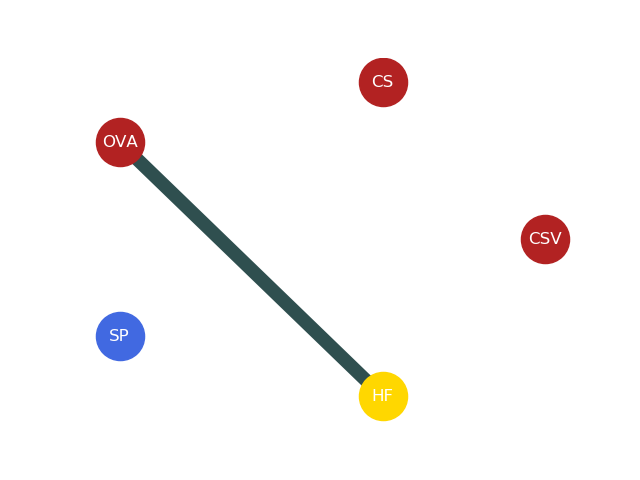

This figure's Python source:
import networkx as nx
import matplotlib.pyplot as plt

G = nx.Graph()
a = 'CSV'
b = 'CS'
c = 'OVA'
d = 'SP'
e = 'HF'
nodes_size = 1200
edges_multiple = 50
data_edges_list = [[(a, b)],[(a, c)],[(a, d)],[(a ,e)],
                   [(b, c)],[(b, d)],[(b, e)],
                   [(c, d)],[(c ,e)],
                   [(d, e)]]
#负相关为'gray'，正相关为'darkslategrey'
data_edges_color = ['darkslategrey','darkslategrey','darkslategrey','darkslategrey',
                    'darkslategrey','darkslategrey','darkslategrey',
                    'darkslategrey','darkslategrey',
                    'darkslategrey']
data_edges_width = [0, 0, 0, 0,
                    0, 0, 0,
                    0, 0.195,
                    0]
for index in range(len(data_edges_width)):
   data_edges_width[index] = data_edges_width[index]*edges_multiple

print(data_edges_width)

#设置点的名称
G.add_nodes_from([a, b, c, d, e])

#设置连线
G.add_edges_from([(a, b),(a, c),(a, d),(a ,e),
                  (b, c),(b, d),(b, e),
                  (c, d),(c ,e),
                  (d, e)])

#设置点的颜色
red = [a, b, c]
blue = [d]
yello = [e]


#设置原点的编排方式
pos = nx.circular_layout(G)
#设置点的参数
nx.draw_networkx_nodes(G, pos,nodelist =red, node_color = 'firebrick', node_size = nodes_size)
nx.draw_networkx_nodes(G, pos,nodelist =blue, node_color = 'royalblue', node_size = nodes_size)
nx.draw_networkx_nodes(G, pos,nodelist =yello, node_color = 'gold', node_size = nodes_size)

#显示点的名称
nx.draw_networkx_labels(G, pos,font_color ='white')

#设置连线的方式
for index in range(len(data_edges_color)):
   nx.draw_networkx_edges(G, pos, edgelist=data_edges_list[index],
                          edge_color=data_edges_color[index],
                          width = data_edges_width[index])


plt.axis('off')
plt.show()
